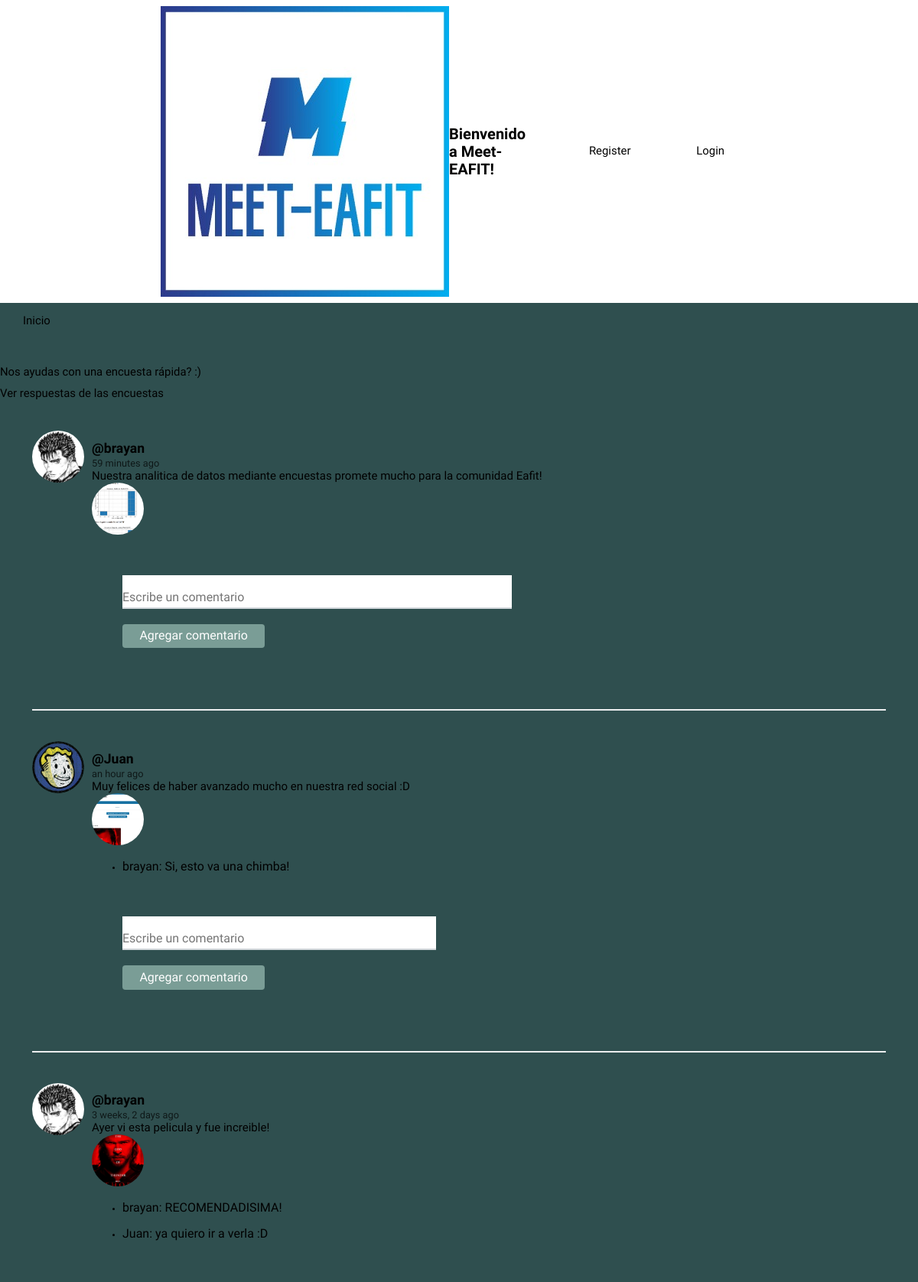
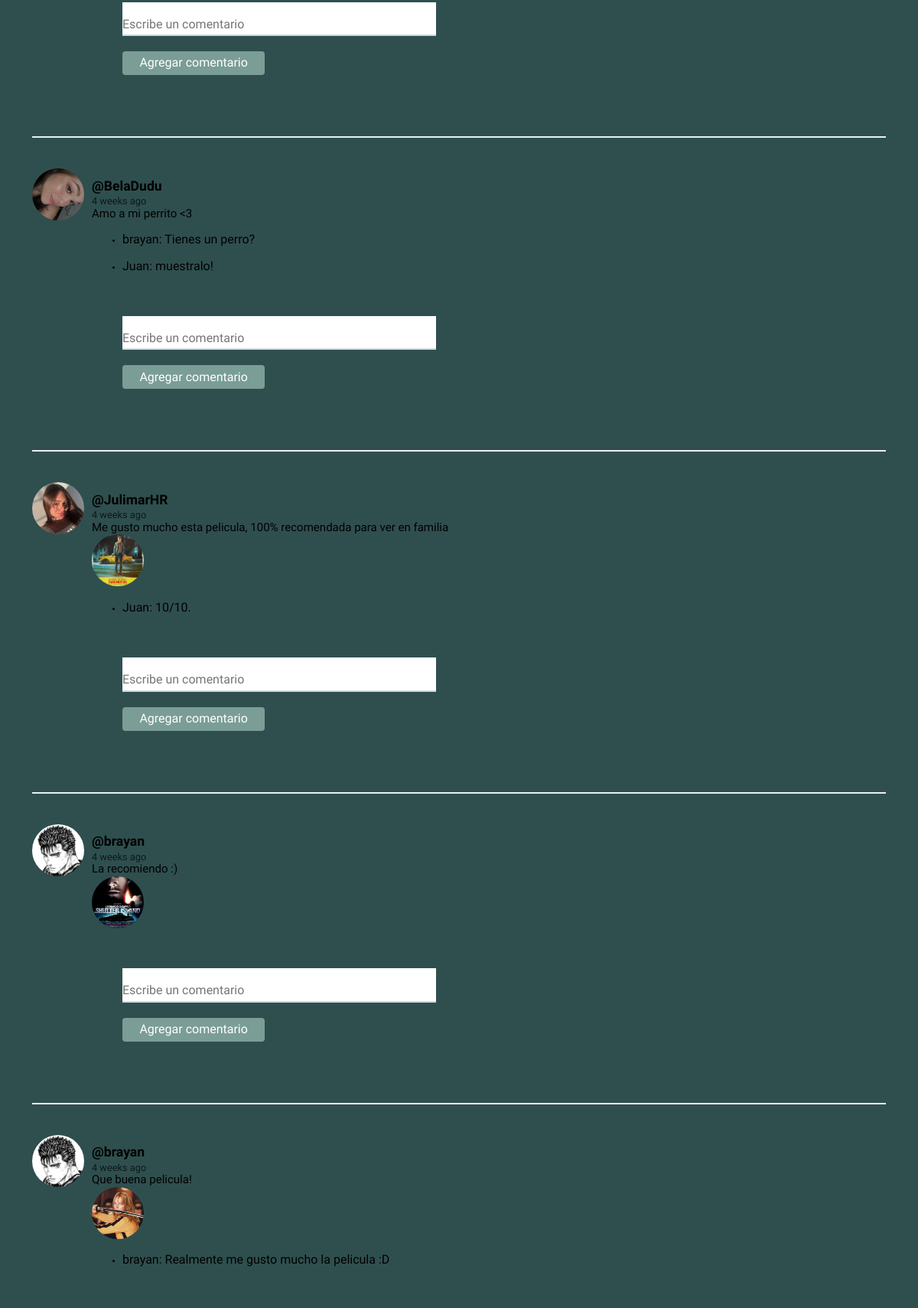
The page / (upper part) on the database its author committed (2 pictures, top to bottom).
### social/models.py (models this page shows, shortened)
class Post(models.Model):
    id = models.AutoField(primary_key=True)
    user = models.ForeignKey(User, on_delete=models.CASCADE, related_name='posts')
    timestamp = models.DateTimeField(default=timezone.now)
    content = models.TextField()
    comments = models.ForeignKey('Comment', on_delete=models.CASCADE, related_name='post_comments', null=True, blank=True)
    image = models.ImageField(upload_to='post_images', blank=True, null=True)
    class Meta:
        ordering = ['-timestamp']

class Profile(models.Model):
    id = models.BigAutoField(primary_key=True)
    objects = None
    user = models.OneToOneField(User, on_delete=models.CASCADE)
    image = models.ImageField(default='batman.png')

class Comment(models.Model):
    id = models.BigAutoField(primary_key=True)
    user = models.ForeignKey(User, on_delete=models.CASCADE)
    post = models.ForeignKey('Post', on_delete=models.CASCADE, related_name='post_comments')
    content = models.TextField()
    created_at = models.DateTimeField(auto_now_add=True)

### social/views.py (the view)
# urls.py: path('', views.feed, name='feed'),
def feed(request):
    posts = Post.objects.all()
    context = {'posts': posts}
    return render(request, 'social/feed.html', context)

### social/templates/social/feed.html (shortened to what this page needs)
{% extends 'social/layout.html' %}
{% load humanize %}
{% block content %}
<div class="button-container">
    <br>
    <br>
    <br>
    <a href="{% url 'encuesta' %}" class="btn btn-primary">Nos ayudas con una encuesta rápida? :)</a>
    <br>
    <br>
    <a href="{% url 'analitica_encuesta' %}" class="btn btn-primary">Ver respuestas de las encuestas</a>
</div>
{% for post in posts %}
<article>
    <div class="container-article">
        <img src="{{ post.user.profile.image.url }}" alt="Foto de perfil" class="profile-picture">
        <div>
            <h2 class="username"><a href="{% url 'profile' post.user.username %}">@{{ post.user.username }}</a></h2>
            <time data-time="#">{{ post.timestamp|naturaltime }}</time>
            <div class="post">{{ post.content }}</div>
            {% if post.image %}
            <img src="{{ post.image.url }}" alt="{{ post.title }}" class="post-image">
            {% endif %}
            <ul>
                {% for comment in post.post_comments.all %}
                <li class="comment-box">
                    <p><span class="author">{{ comment.user }}</span>: <span class="content">{{ comment.content }}</span></p>
                </li>
                {% endfor %}
            </ul>
            <form method="POST" action="{% url 'post_comments' post.pk %}">
                <input type="text" name="content" placeholder="Escribe un comentario" required>
                <button type="submit">Agregar comentario</button>
            </form>
        </div>
    </div>
</article>
{% endfor %}
{% endblock %}

### social/static/style.css (style rules this page uses)
body { background: #2F4F4F; font-size: 62.5%; font-family: 'Varela Round', Helvetica, Arial, serif; }
p { font-size: 1rem; }
button { font-size: 1rem; color: white; padding: 0.4rem 1.4rem; border: none; background: #7A9D96; border-radius: 4px; cursor: pointer; }
img { object-fit: cover; }
a { font-size: .93rem; text-decoration: none; color: black; }
article { width: 93%; margin: auto; padding: 40px 0; border-bottom: 2px solid #ECEEEF; }
.username { margin-bottom: .2rem; }
.username a { font-size: 1.1rem; }
.container-article { display: flex; }
.container-article img { height: 68px; width: 68px; margin-right: 10px; border-radius: 50%; }
time { font-size: .8rem; opacity: .7; }
.post { font-size: .94rem; }
form { margin: 0; padding: 40px; font-size: 1rem; }
input { width: 100%; border: 0; border-bottom: 2px solid #D3D8DC; outline: 0; background: #fff; padding: 20px 0 4px; margin: 0 0 20px; color: #777B7E; }

### rows shown on the page
Post: user.profile.image (picture), user.username "brayan", timestamp "59 minutes ago", content "Nuestra analitica de datos mediante encuestas promete mucho para la comunidad Eafit!", image (picture)
Post: user.profile.image (picture), user.username "Juan", timestamp "an hour ago", content "Muy felices de haber avanzado mucho en nuestra red social :D", image (picture)
Comment: user "brayan", content "Si, esto va una chimba!"
Post: user.profile.image (picture), user.username "brayan", timestamp "3 weeks, 2 days ago", content "Ayer vi esta pelicula y fue increible!", image (picture)
Comment: user "brayan", content "RECOMENDADISIMA!"
Comment: user "Juan", content "ya quiero ir a verla :D"
Post: user.profile.image (picture), user.username "BelaDudu", timestamp "4 weeks ago", content "Amo a mi perrito <3"
Comment: user "brayan", content "Tienes un perro?"
Comment: user "Juan", content "muestralo!"
Post: user.profile.image (picture), user.username "JulimarHR", timestamp "4 weeks ago", content "Me gusto mucho esta pelicula, 100% recomendada para ver en familia", image (picture)
Comment: user "Juan", content "10/10."
Post: user.profile.image (picture), user.username "brayan", timestamp "4 weeks ago", content "La recomiendo :)", image (picture)
Post: user.profile.image (picture), user.username "brayan", timestamp "4 weeks ago", content "Que buena pelicula!", image (picture)
Comment: user "brayan", content "Realmente me gusto mucho la pelicula :D"
